Frame 1 (no input): blank canvas, image omitted
Frame 60 (the mouse pressed at the canvas centre just before this capture): blank canvas, image omitted
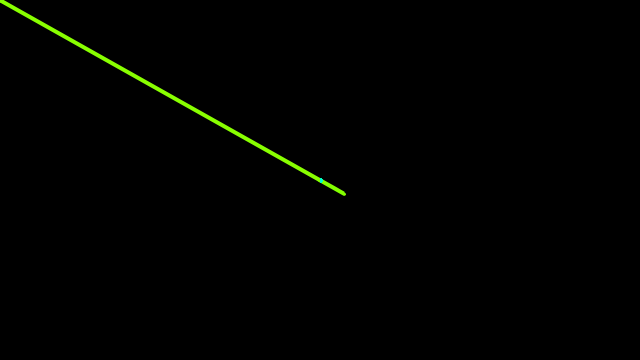
Frame 120 (the mouse held since frame 60 and released just before this capture)

The Processing sketch whose frames 1 and 60 were blank and that drew this single picture after the mouse press (run headless with seeded random() and noise(); from frame 60 on, the mouse is pressed at the canvas centre):

// Processing sketch: raindowPaint
// ── raindowPaint.pde
float c;
int pppmouseX, pppmouseY, ppmouseX, ppmouseY;

void setup() 
{
  
  size(640, 360);
  colorMode(RGB);
  background(0);
  
  smooth(2);
}

void draw() 
{
  colorMode(HSB);
  if (c >= 255)  c=0;  else  c++;
  stroke(c, 255, 255);
  strokeWeight(4);
  
  if(mousePressed)
  {
    beginShape();
    curveVertex(pppmouseX,pppmouseY);
    curveVertex(ppmouseX,ppmouseY);
    curveVertex(pmouseX,pmouseY);
    curveVertex(mouseX,mouseY);
    endShape();
  }
  
  pppmouseX = ppmouseX;
  pppmouseY = ppmouseY;
  ppmouseX = pmouseX;
  ppmouseY = pmouseY;
}
